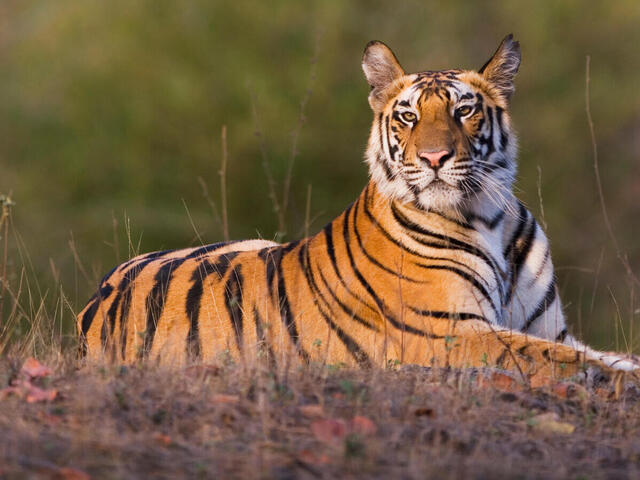
#> input picture sample_1.jpg, 640 x 480 px
$ python shape_of_images.py
#> lines starting #> are read from the running program, lines starting #| are printed output that depends on the picture; after the words box and inside, x2 and y2 are one past the last pixel; in counts of white or black regions, pixels touching at a corner belong together
import cv2,numpy as np,os


img=cv2.imread("sample_1.jpg")
#> img is the input picture: shape (480, 640, 3); mean B, G, R 67.7, 94.4, 118.1

print("shape: ",img.shape)
#| shape:  (480, 640, 3)
print("dtype: ",img.dtype)
#| dtype:  uint8
h,w=img.shape[:2]
#> h = 480; w = 640

y,x=int(h/2),int(w/2)
#> y = 240; x = 320
b,g,r=img[y,x]
#> b = 25; g = 102; r = 195
print("center pixel BGR :",b,g,r)
#| center pixel BGR : 25 102 195

img[10:110, 10:210]=(0,0,255)
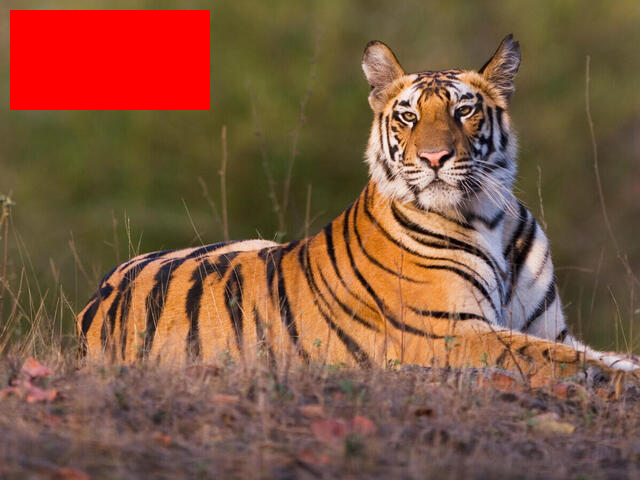
#> img: shape (480, 640, 3); 6.51% of pixels changed, all inside (x1, y1, x2, y2) = (10, 10, 210, 110)


cv2.imwrite("sample_out.jpg", img)

cv2.imshow("modified", img)
cv2.waitKey(0)
cv2.destroyAllWindows()

$ run again, with sample_2.jpg copied over sample_1.jpg
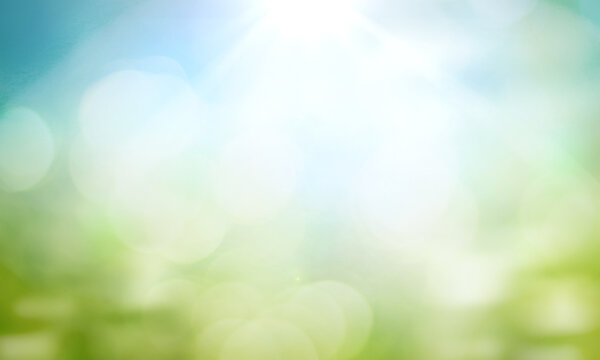
#> input picture sample_2.jpg, 600 x 360 px
#> img is the input picture: shape (360, 600, 3); mean B, G, R 198.6, 226, 204.1
#| shape:  (360, 600, 3)
#| dtype:  uint8
#> b = 254; g = 247; r = 230
#| center pixel BGR : 254 247 230
#> `img[10:110, 10:210]=(0,0,255)`:
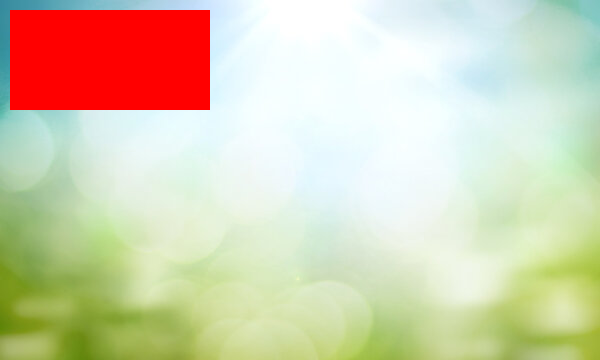
#> img: shape (360, 600, 3); 9.26% of pixels changed, all inside (x1, y1, x2, y2) = (10, 10, 210, 110)
